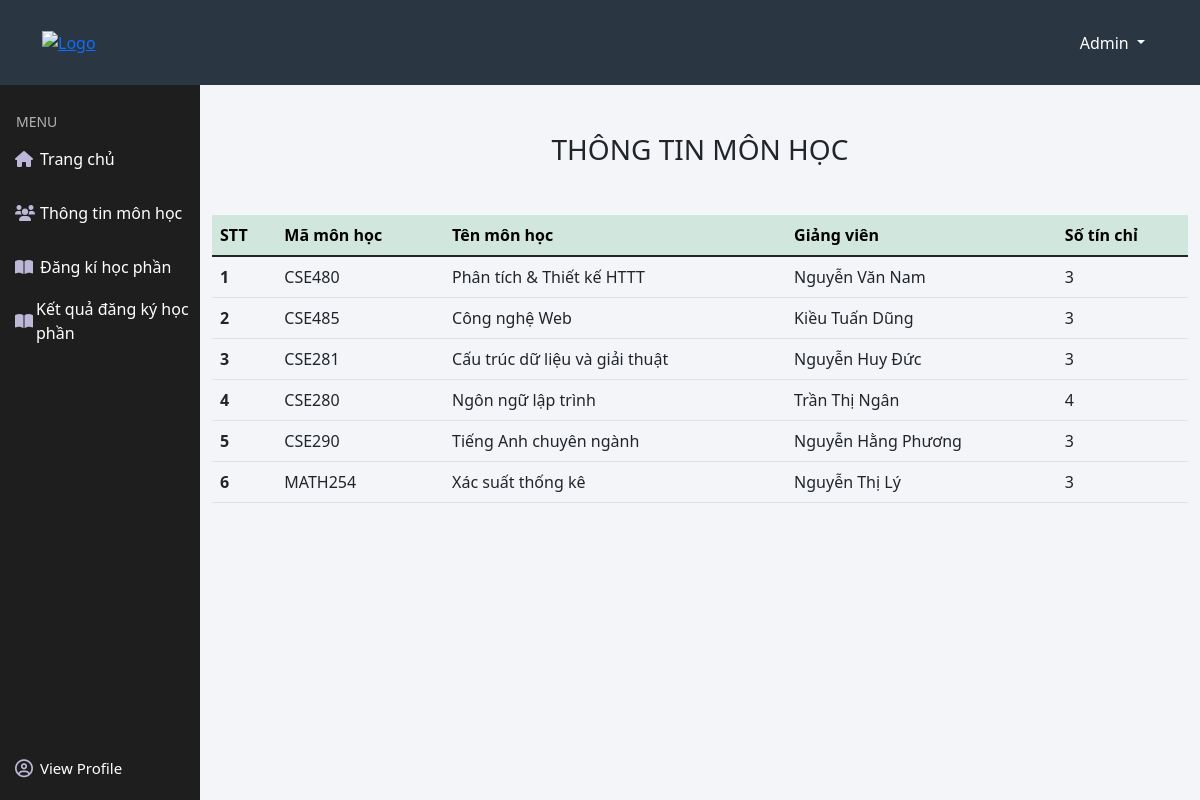
/view/student/student_subject_info.php (signed in), run on the app's committed database.
### tables this page shows
CREATE TABLE `teacher` (
  `teacher_id` int(10) UNSIGNED NOT NULL,
  `teacher_name` varchar(100) NOT NULL,
  `teacher_gender` tinyint(1) NOT NULL,
  `teacher_birthday` date NOT NULL,
  `teacher_address` varchar(100) NOT NULL,
  `teacher_phone` varchar(100) NOT NULL,
  `teacher_email` varchar(50) NOT NULL,
  `teacher_pass` varchar(100) NOT NULL DEFAULT 'abc',
  `office_id` int(10) UNSIGNED NOT NULL,
  `subject_id` varchar(50) NOT NULL
);

CREATE TABLE `subject` (
  `subject_id` varchar(50) NOT NULL,
  `subject_name` varchar(100) NOT NULL,
  `credits` int(10) UNSIGNED NOT NULL,
  `office_id` int(10) UNSIGNED NOT NULL
);

### view/student/student_subject_info.php (the view)
<?php
include '../../partials-front/header.php';
include '../../partials-front/header_nav.php';
include '../../partials-front/student_menu.php';
?>
<main class="col-10 float-end">
    <div class="container">
        <div class="row">
            <h3 class="mt-5 mb-5" style="text-align: center">THÔNG TIN MÔN HỌC
            </h3>
            <div class="col-md-12" >
                <table class="table ">
                    <thead>
                        <tr class="table-success">
                            <th scope="col">STT</th>
                            <th scope="col">Mã môn học</th>
                            <th scope="col">Tên môn học</th>
                            <th scope="col">Giảng viên</th>
                            <th scope="col">Số tín chỉ</th>
                        </tr>
                    </thead>
                    <tbody>
                        <?php
                          include '../../config/config.php';
                          $sql = "SELECT * FROM subject e INNER JOIN teacher o on e.subject_id = o.subject_id";
                          $result = mysqli_query($con, $sql);
                          $i = 1;
                          if( mysqli_num_rows($result) > 0){
                              while($row = mysqli_fetch_assoc($result)){
                               echo '<tr>',
                               ' <th >'.$i++.'</th>',
                                '<td>'.$row['subject_id'].'</td>',
                                '<td>'.$row['subject_name'].'</td>',
                                '<td>'.$row['teacher_name'].'</td>',
                                '<td>'.$row['credits'].'</td>',
                            '</tr>';
                              }
                          }
                        ?>
                    </tbody>
                </table>
            </div>
        </div>
    </div>
</main>

### asset/css/style.css (style rules this page uses)
* { margin: 0; padding: 0; box-sizing: border-box; list-style: none; text-decoration: none; }
body { background: #f3f5f9; }
main { margin-top: 85px; }

### data on the page
teacher: subject "CSE480", subject.subject_name "Phân tích & Thiết kế HTTT", teacher_name "Nguyễn Văn Nam", subject.credits "3"
teacher: subject "CSE485", subject.subject_name "Công nghệ Web", teacher_name "Kiều Tuấn Dũng", subject.credits "3"
teacher: subject "CSE281", subject.subject_name "Cấu trúc dữ liệu và giải thuật", teacher_name "Nguyễn Huy Đức", subject.credits "3"
teacher: subject "CSE280", subject.subject_name "Ngôn ngữ lập trình", teacher_name "Trần Thị Ngân", subject.credits "4"
teacher: subject "CSE290", subject.subject_name "Tiếng Anh chuyên ngành", teacher_name "Nguyễn Hằng Phương", subject.credits "3"
teacher: subject "MATH254", subject.subject_name "Xác suất thống kê", teacher_name "Nguyễn Thị Lý", subject.credits "3"
